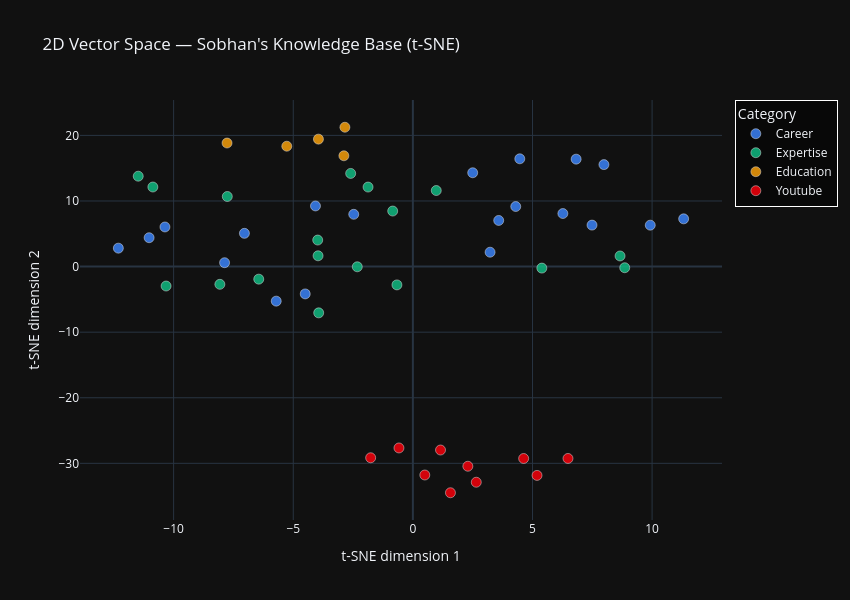

Notebook code cell kept with this figure:
### Code cell
# ── 2D t-SNE ──────────────────────────────────────────────────────────────────

# Sanity check before running t-SNE — diagnoses the most common failure causes
print(f"vectors type  : {type(vectors)}")
print(f"vectors shape : {vectors.shape}")
print(f"vectors dtype : {vectors.dtype}")
print(f"NaN present   : {np.isnan(vectors).any()}")
print(f"Inf present   : {np.isinf(vectors).any()}")
print(f"\nCategories in store   : {sorted(set(categories))}")
print(f"Categories in COLORS  : {CATEGORIES}")
missing = [c for c in CATEGORIES if c not in set(categories)]
if missing:
    print(f"\n⚠️  Categories in CATEGORY_COLORS but NOT in vector store: {missing}")
    print("   → Run `python data/ingest_kb.py` to rebuild the store, then re-run all cells.")

# t-SNE requires perplexity < n_samples
n_samples = vectors.shape[0]
perplexity = min(10, n_samples - 1)   # auto-clamp so it never fails
print(f"\nn_samples={n_samples}, using perplexity={perplexity}")

print("\nRunning t-SNE (2D)... this takes a few seconds")
tsne_2d    = TSNE(n_components=2, random_state=42, perplexity=perplexity)
reduced_2d = tsne_2d.fit_transform(vectors.astype(np.float32))   # float32 is faster

# Only plot categories that actually exist in the store
active_categories = [c for c in CATEGORIES if c in set(categories)]

fig = go.Figure()
for category in active_categories:
    mask = np.array([c == category for c in categories])
    fig.add_trace(go.Scatter(
        x=reduced_2d[mask, 0], y=reduced_2d[mask, 1],
        mode="markers",
        name=category.title(),
        marker=dict(size=10, color=CATEGORY_COLORS[category], opacity=0.85,
                    line=dict(color="white", width=0.5)),
        text=np.array(hover_texts)[mask],
        hovertemplate="%{text}<extra></extra>",
    ))

fig.update_layout(
    title="2D Vector Space — Sobhan's Knowledge Base (t-SNE)",
    xaxis_title="t-SNE dimension 1", yaxis_title="t-SNE dimension 2",
    legend_title="Category", width=850, height=600,
    template="plotly_dark",
    legend=dict(bgcolor="rgba(0,0,0,0.5)", bordercolor="white", borderwidth=1),
)
fig.show()
print("Tip: hover over any point to see its content. Click legend items to toggle categories.")

### Figure 1 — Plotly figure (JSON) as saved in the notebook; plotly's stock layout.template omitted (floating-point values rounded to 4 significant figures)
{"data": [{"hovertemplate": "%{text}<extra></extra>", "marker": {"color": "#3B82F6", "line": {"color": "white", "width": 0.5}, "opacity": 0.85, "size": 10}, "mode": "markers", "name": "Career", "text": ["<b>Career — ataya</b><br># Director of Engineering (UX & UI) — Atayalan Inc\n\n## Role Overview\nSobhan Dutta joined Atayalan Inc in January 2022 as the founding U.S. hire and Di...", "<b>Career — ataya</b><br>e for this platform, overseeing a 70/30 blend of strategic leadership and hands-on execution across globally distributed teams.\n\n## Key Responsibiliti...", "<b>Career — ataya</b><br>ms\n- Embedding Lean UX, Design Thinking, and product-led experimentation into the culture\n- Integrating AI-assisted tools (GitHub Copilot, Cursor) int...", "<b>Career — ataya</b><br>through iterative user research and telemetry insights\n- Increased release velocity by 50% through cross-functional alignment and frontend architectur...", "<b>Career — ataya</b><br>rsor, AWS, Kubernetes, Grafana, Amplitude, design systems architecture.\n\n## Leadership Style at Ataya\nSobhan operates with a 70% strategic and 30% han...", "<b>Career — early_career</b><br># Early Career — Tello Corp, Comdial, Techna International, PriceWaterhouseCoopers\n\n## Overview\nFrom 2000 to 2006, Sobhan Dutta served as a UI designe...", "<b>Career — early_career</b><br>calling service. He also built cross-platform clients supporting real-time updates. This work gave him early exposure to network technology products a...", "<b>Career — early_career</b><br>in international software development, building interfaces for global enterprise clients and developing an understanding of cross-cultural design cons...", "<b>Career — early_career</b><br>ntend development using the technologies of the era (HTML, CSS, JavaScript, jQuery)\n- Interaction design and user experience principles\n- Real-time ap...", "<b>Career — elisity</b><br># Head of UX & UI Engineering — Elisity Inc\n\n## Role Overview\nSobhan Dutta served as Head of UX & UI Engineering at Elisity Inc in San Jose, CA from F...", "<b>Career — elisity</b><br>cer to shape product strategy, architect the frontend layer, and lead a globally distributed team.\n\n## Key Responsibilities\n- Setting UX vision and te...", "<b>Career — elisity</b><br>r research into the product development cycle\n\n## Major Achievements at Elisity\n- Built and led a high-performing UX & UI team that delivered the comp...", "<b>Career — elisity</b><br>dding telemetry, UX research, and usability testing into the product cycle\n- Reduced frontend rework by 40% by ensuring seamless handoff between desig...", "<b>Career — elisity</b><br>ation) accessible to enterprise IT administrators. Sobhan led the challenge of translating this technical complexity into intuitive, enterprise-grade ...", "<b>Career — nuance</b><br># Principal Engineer – UX/UI Architecture — Nuance (Microsoft)\n\n## Role Overview\nSobhan Dutta served as Principal Engineer – UX/UI Architecture at Nua...", "<b>Career — nuance</b><br> providers. Sobhan worked across design, product, and engineering to deliver customer-centric, scalable solutions in a fast-paced, acquisition-driven ...", "<b>Career — nuance</b><br>date concepts via prototypes and user research\n- Leading offshore development and design teams across distributed environments\n- Building 0-to-1 produ...", "<b>Career — nuance</b><br>ws\n- **Unified Application Frameworks**: Cross-platform frontend architecture framework\n- **DNM (Dial Number Manager)**: 0-to-1 product for managing d...", "<b>Career — nuance</b><br>ne 500 clients\n- Designed and launched multiple 0-to-1 products generating significant new revenue streams\n- Collaborated with PMs, customers, and off...", "<b>Career — nuance</b><br>, AWS, Azure, Apache, JBoss, Grafana, Prometheus, Kibana.\n\n## Career Journey at Nuance\nSobhan joined Nuance through its acquisition of BeVocal, where ..."], "type": "scatter", "x": [-4.071, -10.36, -5.712, -4.5, -7.871, 6.825, 7.986, 4.469, 2.501, -2.472, -11.02, -12.31, -7.042, 3.227, 4.301, 3.588, 9.923, 11.32, 7.488, 6.27], "y": [9.243, 6.038, -5.271, -4.169, 0.5904, 16.38, 15.55, 16.43, 14.3, 7.969, 4.401, 2.807, 5.066, 2.19, 9.155, 7.033, 6.312, 7.278, 6.322, 8.085]}, {"hovertemplate": "%{text}<extra></extra>", "marker": {"color": "#10B981", "line": {"color": "white", "width": 0.5}, "opacity": 0.85, "size": 10}, "mode": "markers", "name": "Expertise", "text": ["<b>Expertise — frontend_engineering</b><br># Frontend Engineering Expertise — Sobhan Dutta\n\n## Overview\nSobhan Dutta is not only a UX/UI designer but a hands-on frontend engineer with approxima...", "<b>Expertise — frontend_engineering</b><br>at Ataya, Elisity, and Nuance\n- **Angular**: Used extensively at Nuance for enterprise-scale applications\n- **Redux**: State management for complex Re...", "<b>Expertise — frontend_engineering</b><br>edis, Elastic\n- **Data Visualization**: Tableau, D3.js, Grafana, Kibana\n\n## Cloud and Infrastructure\n- **Cloud Platforms**: AWS, Azure, GCP\n- **Applic...", "<b>Expertise — frontend_engineering</b><br> AI-powered IDE used for rapid prototyping and feature development\n- **Loveable & Bolt**: AI tools for rapid UI prototyping\n\nAt Ataya, this integratio...", "<b>Expertise — frontend_engineering</b><br>component architecture\n- Storybook and design system documentation that serves both designers and developers\n- Handoff processes that reduce back-and-...", "<b>Expertise — frontend_engineering</b><br>mance optimization for data-heavy enterprise dashboards\n- Cross-browser and cross-platform compatibility for enterprise clients\n...", "<b>Expertise — leadership</b><br># Leadership and Team Building — Sobhan Dutta\n\n## Leadership Philosophy\nSobhan Dutta is a seasoned people leader who has built and scaled UX/UI teams ...", "<b>Expertise — leadership</b><br>X & UI team at Elisity Inc as Head of UX & UI Engineering\n- Led globally distributed teams at Nuance (Microsoft) across multiple time zones\n- Hired, m...", "<b>Expertise — leadership</b><br>lity\n- Fundraising support through product excellence (contributed to Elisity's $26M raise)\n- Establishing culture, process, and tooling from the grou...", "<b>Expertise — leadership</b><br>between design and engineering\n- Design system adoption as a shared responsibility\n- Regular design reviews that include engineering stakeholders\n\nAt ...", "<b>Expertise — leadership</b><br>less of team geography\n- Established communication rhythms and processes for async collaboration\n\n## Strategic Leadership vs Hands-On Execution\nSobhan...", "<b>Expertise — leadership</b><br>tor when the situation demands it.\n\n## Mentorship and Growth\nSobhan believes in developing talent within his teams. He invests in:\n- Regular 1:1s focu...", "<b>Expertise — ux_design_philosophy</b><br># UX Design Philosophy — Sobhan Dutta\n\n## Core Philosophy\nSobhan Dutta describes himself as a hands-on UX/UI strategist and design leader who champion...", "<b>Expertise — ux_design_philosophy</b><br>very stage of development, and measuring outcomes with data.\n\n## Evidence-Based Design\nSobhan applies telemetry, UX research, and data to shape every ...", "<b>Expertise — ux_design_philosophy</b><br>ovement in task success rates. At Ataya, embedding telemetry into the product cycle increased adoption by 35%.\n\n## Lean UX in Agile\nSobhan embeds iter...", "<b>Expertise — ux_design_philosophy</b><br>ms. He has built design systems from scratch at both Ataya (cutting development cycles by 40%) and Elisity (reducing frontend rework by 40%). He views...", "<b>Expertise — ux_design_philosophy</b><br>trategic UX Vision\nSobhan defines product strategy aligned with business goals, user needs, and scalable systems. He has particular expertise in:\n- B2...", "<b>Expertise — ux_design_philosophy</b><br>finition: information architecture, user flows, wireframing\n- Design: high-fidelity UI in Figma, prototyping, design systems\n- Delivery: frontend impl..."], "type": "scatter", "x": [0.9771, 8.66, 8.855, -3.937, -2.324, 5.391, -1.874, -0.843, -7.757, -6.442, -10.87, -11.48, -2.6, -10.32, -8.068, -3.963, -3.978, -0.6667], "y": [11.59, 1.617, -0.1742, -7.057, -0.03336, -0.2308, 12.12, 8.466, 10.69, -1.918, 12.13, 13.78, 14.2, -2.967, -2.707, 1.643, 4.043, -2.794]}, {"hovertemplate": "%{text}<extra></extra>", "marker": {"color": "#F59E0B", "line": {"color": "white", "width": 0.5}, "opacity": 0.85, "size": 10}, "mode": "markers", "name": "Education", "text": ["<b>Education — background</b><br># Education and Academic Background — Sobhan Dutta\n\n## Formal Education\n\n### Master of Visual Arts\n- **Institution**: Rabindra Bharati University, Ind...", "<b>Education — background</b><br>e undergraduate degree in visual arts established Sobhan's core creative and artistic sensibility, which he has applied throughout his career in digit...", "<b>Education — background</b><br>work with business objectives, market needs, and product-led growth strategies.\n\n### User-Centered Design\n- **Institution**: UC Santa Cruz\n- **Focus**...", "<b>Education — background</b><br>d with professional certifications in product management and user-centered design — reflects his interdisciplinary approach. He brings the aesthetic s...", "<b>Education — background</b><br>y.\n\n## Continuous Learning\nBeyond formal education, Sobhan is a practitioner of continuous learning:\n- Early adopter of AI development tools (GitHub C..."], "type": "scatter", "x": [-2.841, -3.948, -2.884, -5.271, -7.768], "y": [21.24, 19.43, 16.89, 18.35, 18.84]}, {"hovertemplate": "%{text}<extra></extra>", "marker": {"color": "#F5000B", "line": {"color": "white", "width": 0.5}, "opacity": 0.85, "size": 10}, "mode": "markers", "name": "Youtube", "text": ["<b>Youtube — youtube</b><br># BayBong Diary — YouTube Content Directory - YouTube channel by Sobhan Dutta\n\nA structured content library of videos organized by themes for planning...", "<b>Youtube — youtube</b><br> Week At Home After Hospital | 15:07 | Immediate recovery reflections | — |\n| 30 Days Post-Op Updates | 17:19 | One month lessons and surprises | — |\n...", "<b>Youtube — youtube</b><br>tions | https://www.youtube.com/watch?v=vVjHhH8W0H8 |\n\n### Milestones & Inspiration\n| Title | Notes | Link |\n|------|------|------|\n| Ran Half Maratho...", "<b>Youtube — youtube</b><br> Biodegradable Graft \\| Revolutionizing Cardiovascular Treatment | — | New medical technology |\nLink: https://www.youtube.com/watch?v=m47K7gXqC0I\n\n---...", "<b>Youtube — youtube</b><br>ion | — | Travel tips after surgery | https://www.youtube.com/watch?v=kR9X_w-8_wQ |\n| BEING IN THE GARDEN \\| I Didn’t Go to the Gym | 13:01 | Gardenin...", "<b>Youtube — youtube</b><br> — | California volcanic landscapes | https://www.youtube.com/watch?v=zYyF0C-z-0w |\n| Visiting Kolkata, My Hometown | 8:43 | Family reunion, food, art...", "<b>Youtube — youtube</b><br>, music, cars | https://www.youtube.com/watch?v=N4Xm6pXw5eM |\n| East San Jose Brush Fire | 5:55 | Fire footage near home | — |\n\n---\n\n## ✨ Shorts & Lif...", "<b>Youtube — youtube</b><br>Themes\n- Recovery after open-heart surgery  \n- Fitness after major surgery  \n- Health education & encouragement  \n- Nature and travel storytelling  \n-...", "<b>Youtube — youtube</b><br>n for Recovery  \n\n## Travel / Storytelling\n- More National Parks Series  \n- India Travel Diaries  \n- Local California Hidden Gems  \n\n---\n\n# Possible P...", "<b>Youtube — youtube</b><br>telling  \n\nUnique niche:\n**Recovery + resilience + reflective living**\n\n---\n\n# How To Use This File\n## Research\nUse as a searchable archive of topics ..."], "type": "scatter", "x": [2.298, 1.156, -0.5818, -1.765, 5.189, 6.484, 4.63, 0.4987, 2.65, 1.57], "y": [-30.44, -27.97, -27.66, -29.15, -31.84, -29.26, -29.26, -31.78, -32.88, -34.49]}], "layout": {"height": 600, "legend": {"bgcolor": "rgba(0,0,0,0.5)", "bordercolor": "white", "borderwidth": 1, "title": {"text": "Category"}}, "title": {"text": "2D Vector Space — Sobhan's Knowledge Base (t-SNE)"}, "width": 850, "xaxis": {"title": {"text": "t-SNE dimension 1"}}, "yaxis": {"title": {"text": "t-SNE dimension 2"}}}}
